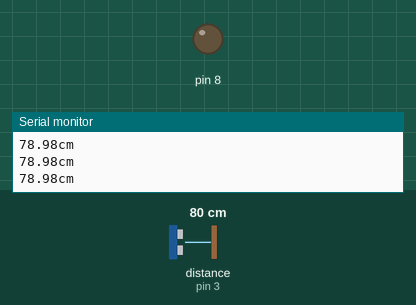
This sketch was run on a simulated Arduino Uno, built with avr-gcc and run on an emulated ATmega328P. Parts: output pins drawn as LEDs (lit = HIGH), the last lines printed to the serial monitor. Wiring (inferred from the names in the program): ultrasonic range finder: trigger pin 2; echo pin 3. The inputs (shaded band) are chosen by the test bench; at power-on: distance to the obstacle (sensor on pin 3) 80 cm. The echo pulse lasts 58.3 µs per cm; pins used as bus, display or sensor lines are not drawn.

Above: at 1.2 s.
1.3 s: distance to the obstacle (sensor on pin 3) set to 12 cm
2.8 s: distance to the obstacle (sensor on pin 3) set to 9 cm
At 3.3 s:
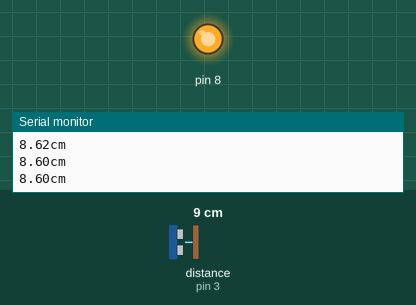
4.3 s: distance to the obstacle (sensor on pin 3) set to 18 cm
At 4.9 s:
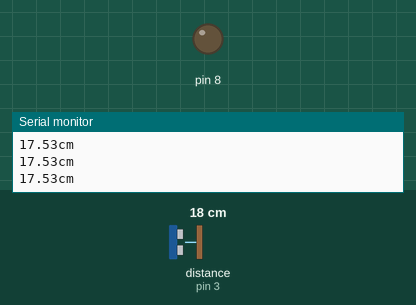
5.9 s: distance to the obstacle (sensor on pin 3) set to 2 cm
At 6.7 s:
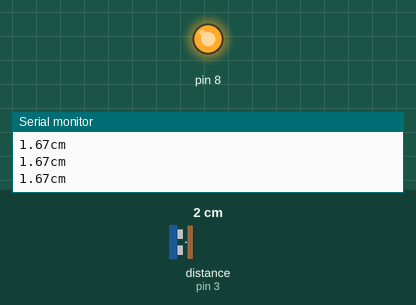
Timing chart, 0 to 8.5 s (numbered marks = the images above; inputs shaded):
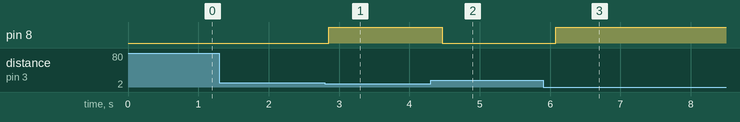

Measured:
- the behaviour switches between 11 and 10 cm on distance to the obstacle (sensor on pin 3) (found by bisection; images 0 and 1)
- after the input at 2.8 s, pin 8: LOW → HIGH after 0.05 s
- after the input at 4.3 s, pin 8: HIGH → LOW after 0.16 s
- after the input at 5.9 s, pin 8: LOW → HIGH after 0.18 s

The sketch:

08_Ultrasound_02.ino
```cpp
#define TRIG 2
#define ECHO 3

void setup() {
  Serial.begin(9600);
  pinMode(TRIG,OUTPUT);
  pinMode(ECHO,INPUT);
  pinMode(8,OUTPUT);
}

void loop() {
  digitalWrite(TRIG, HIGH);
  delayMicroseconds(10);
  digitalWrite(TRIG, LOW);

  float duration = pulseIn(ECHO,HIGH);
  float distance = ((34000*duration)/1000000)/2;

  Serial.print(distance);
  Serial.println("cm");

  if (distance<10){
    digitalWrite(8, HIGH);
    delay(100);
  }
  else {
  digitalWrite(8, LOW);
  delay(100);
  }

  delay(100);
}
```
